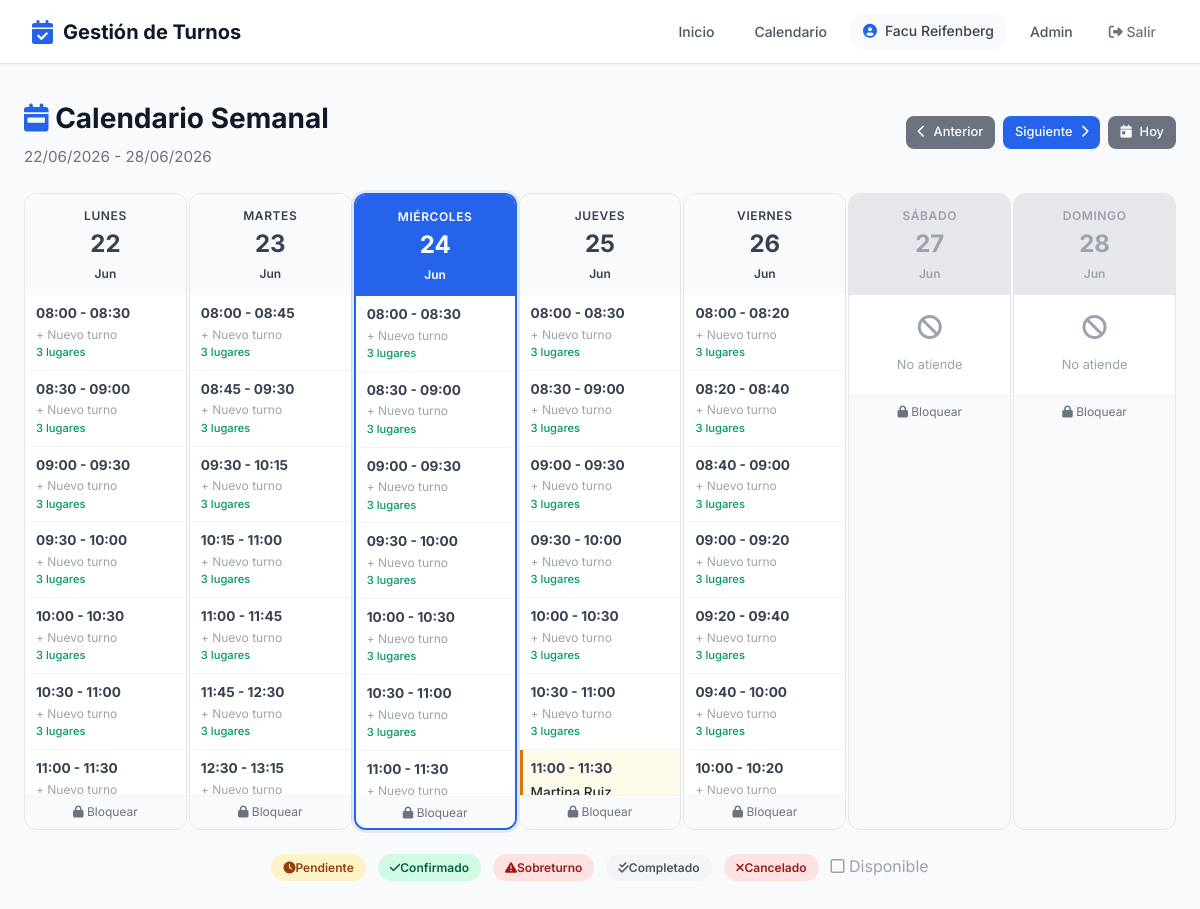
Before: /profesional/calendario/ (signed in) with the older database file.
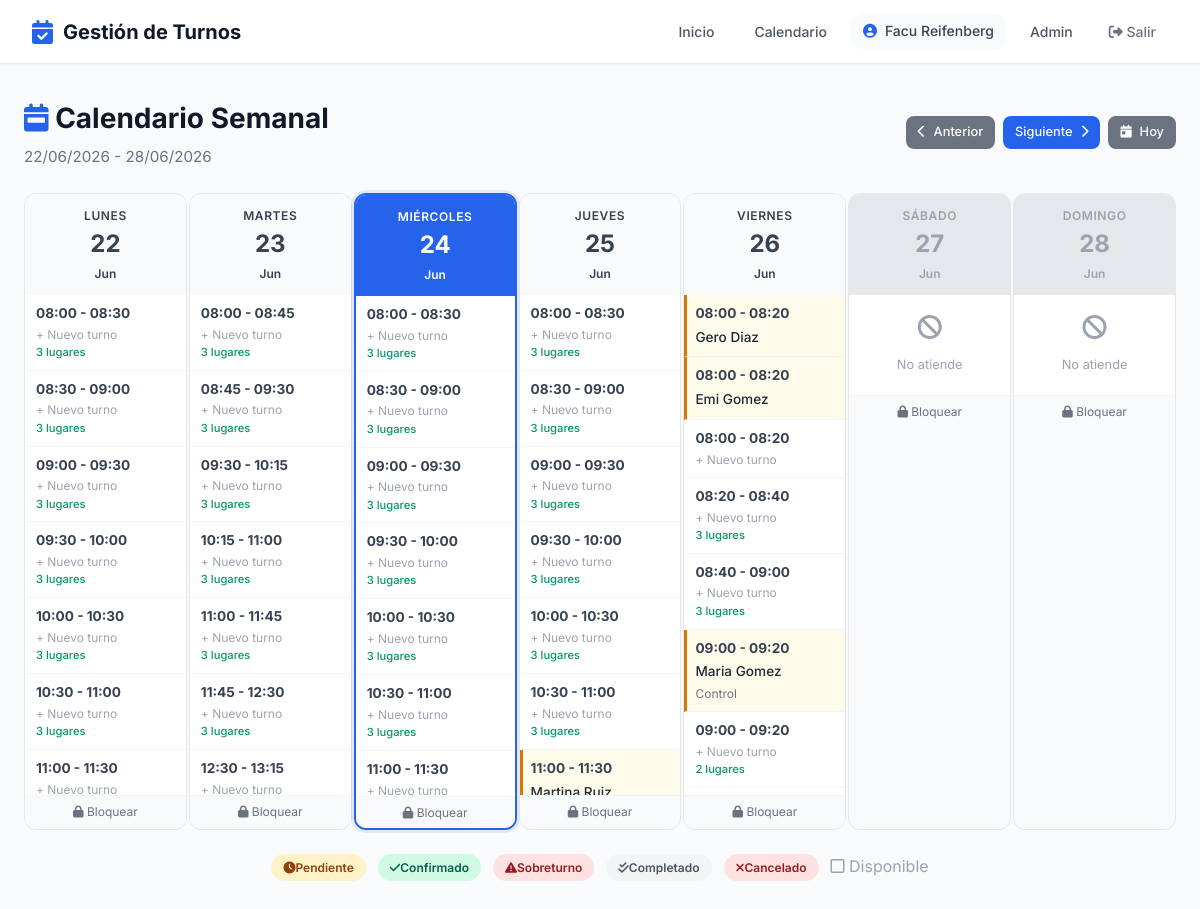
After: the same page with the newer database file.
### agendas/models.py (models this page shows, shortened)
class HorarioAtencion(ModeloBase):
    DIAS = [
        (0, 'Lunes'),
        (1, 'Martes'),
        (2, 'Miércoles'),
        (3, 'Jueves'),
        (4, 'Viernes'),
        (5, 'Sábado'),
        (6, 'Domingo'),
    ]
    agenda = models.ForeignKey(
        Agenda,
        on_delete=models.CASCADE,
        related_name='horarios',
        verbose_name='Agenda'
    )
    dia = models.IntegerField(choices=DIAS, verbose_name='Día')
    hora_inicio = models.TimeField(verbose_name='Hora de Inicio')
    hora_fin = models.TimeField(verbose_name='Hora de Fin')
    duracion_turno = models.IntegerField(
        verbose_name='Duración del turno (minutos)'
    )
    class Meta:
        verbose_name = 'Horario de Atención'
        verbose_name_plural = 'Horarios de Atención'
        ordering = ['dia', 'hora_inicio']

### turnos_profesionales/models.py (models this page shows, shortened)
class TurnoProfesional(ModeloBase):
    ESTADOS = [
        ('pendiente', 'Pendiente'),
        ('confirmado', 'Confirmado'),
        ('cancelado', 'Cancelado'),
        ('no_asistio', 'No Asistió'),
        ('completado', 'Completado'),
        ('en_sala', 'En Sala de Espera'),
    ]
    profesional = models.ForeignKey(
        'profesionales.Profesional',
        on_delete=models.CASCADE,
        verbose_name='Profesional'
    )
    paciente = models.ForeignKey(
        'pacientes.Paciente',
        on_delete=models.CASCADE,
        verbose_name='Paciente'
    )
    fecha = models.DateField(verbose_name='Fecha')
    hora_inicio = models.TimeField(verbose_name='Hora de Inicio')
    hora_fin = models.TimeField(verbose_name='Hora de Fin')
    estado = models.CharField(
        max_length=20,
        choices=ESTADOS,
        default='pendiente',
        verbose_name='Estado'
    )
    tipo_consulta = models.CharField(
        max_length=100,
        blank=True,
        verbose_name='Tipo de Consulta'
    )
    notas_internas = models.TextField(
        blank=True,
        verbose_name='Notas Internas'
    )
    obra_social = models.ForeignKey(
        'obras_sociales.ObraSocial',
        on_delete=models.SET_NULL,
        null=True,
        blank=True,
        verbose_name='Obra Social'
    )
    requiere_autorizacion = models.BooleanField(
        default=False,
        verbose_name='Requiere Autorización'
    )
    enviar_recordatorio = models.BooleanField(
        default=True,
        verbose_name='Enviar Recordatorio'
    )
    establecimiento = models.ForeignKey(
    'establecimientos.Establecimiento',
    on_delete=models.SET_NULL,
    null=True,
    blank=True,
    verbose_name='Consultorio'
)
    es_sobreturno = models.BooleanField(
    default=False,
    verbose_name='Sobreturno'
)
    monto_total = models.DecimalField(max_digits=10, decimal_places=2, null=True, blank=True, verbose_name='Monto Total')
    monto_os = models.DecimalField(max_digits=10, decimal_places=2, null=True, blank=True, verbose_name='Cubre OS')
    monto_coseguro = models.DecimalField(
        max_digits=10,
        decimal_places=2,
        null=True,
        blank=True,
        verbose_name='Coseguro cobrado'
    )
    google_event_id = models.CharField(max_length=200, blank=True, null=True, verbose_name='ID Evento Google')
    class Meta:
        verbose_name = 'Turno Profesional'
        verbose_name_plural = 'Turnos Profesionales'
        ordering = ['fecha', 'hora_inicio']

### pacientes/models.py (models this page shows, shortened)
class Paciente(Persona):
    GENEROS = [
        ('M', 'Masculino'),
        ('F', 'Femenino'),
        ('X', 'No binario'),
    ]
    usuario = models.OneToOneField(
        'usuarios.Usuario',
        on_delete=models.SET_NULL,
        null=True,
        blank=True,
        verbose_name='Usuario'
    )
    genero = models.CharField(
        max_length=1,
        choices=GENEROS,
        blank=True,
        verbose_name='Género'
    )
    direccion = models.CharField(
        max_length=200,
        blank=True,
        verbose_name='Dirección'
    )
    obra_social = models.ForeignKey(
        'obras_sociales.ObraSocial',
        on_delete=models.SET_NULL,
        null=True,
        blank=True,
        verbose_name='Obra Social'
    )
    numero_afiliado = models.CharField(
        max_length=50,
        blank=True,
        verbose_name='Número de Afiliado'
    )
    plan_obra_social = models.ForeignKey(
        'obras_sociales.Plan',
        on_delete=models.SET_NULL,
        null=True,
        blank=True,
        verbose_name='Plan'
    )
    observaciones = models.TextField(
        blank=True,
        verbose_name='Observaciones'
    )
    sesiones_autorizadas = models.IntegerField(
    null=True,
    blank=True,
    verbose_name='Sesiones Autorizadas'
    )
    sesiones_restantes = models.IntegerField(
        null=True,
        blank=True,
        verbose_name='Sesiones Restantes'
    )
    fecha_vencimiento_sesiones = models.DateField(
        null=True,
        blank=True,
        verbose_name='Vencimiento de Sesiones'
    )
    contacto_emergencia_nombre = models.CharField(
        max_length=100,
        blank=True,
        verbose_name='Contacto Emergencia - Nombre'
    )
    contacto_emergencia_telefono = models.CharField(
        max_length=20,
        blank=True,
        verbose_name='Contacto Emergencia - Teléfono'
    )
    class Meta:
        verbose_name = 'Paciente'
        verbose_name_plural = 'Pacientes'
        ordering = ['apellido', 'nombre']

### turnos_profesionales/views.py (the view)
# urls.py: path('calendario/', views.calendario_semanal, name='calendario_semanal'),
@login_required
def calendario_semanal(request):
    if request.user.rol not in ['profesional', 'secretaria']:
        return redirect('home')
    if request.user.rol == 'secretaria':
        profesional_id = request.GET.get('profesional')
        if profesional_id:
            profesional = get_object_or_404(Profesional, id=profesional_id)
        else:
            profesional = Profesional.objects.filter(
                establecimientos=request.user.establecimiento, activo=True
            ).first()
            if not profesional:
                messages.error(request, 'No hay profesionales en el consultorio.')
                return redirect('panel_secretaria')
    else:
        profesional = get_object_or_404(Profesional, usuario=request.user)
    fecha_str = request.GET.get('fecha')
    if fecha_str:
        try:
            fecha_base = datetime.strptime(fecha_str, '%Y-%m-%d').date()
        except ValueError:
            fecha_base = date.today()
    else:
        fecha_base = date.today()
    hoy = date.today()
    lunes = fecha_base - timedelta(days=fecha_base.weekday())
    dias_semana = []
    nombres_dias = ['Lunes', 'Martes', 'Miércoles', 'Jueves', 'Viernes', 'Sábado', 'Domingo']
    for i in range(7):
        dia = lunes + timedelta(days=i)
        turnos_dia = TurnoProfesional.objects.filter(profesional=profesional, fecha=dia).order_by('hora_inicio')
        agenda = Agenda.objects.filter(profesional=profesional, activo=True, fecha_inicio__lte=dia).filter(
            Q(fecha_fin__isnull=True) | Q(fecha_fin__gte=dia)
        ).first()
        bloqueos_dia = []
        if agenda:
            bloqueos_dia = BloqueoAgenda.objects.filter(agenda=agenda, fecha=dia, activo=True)
        max_simultaneos = agenda.pacientes_simultaneos if agenda else 1
        horarios_dia = []
        if agenda:
            horarios = HorarioAtencion.objects.filter(agenda=agenda, dia=dia.weekday())
            for h in horarios:
                hora_actual = h.hora_inicio
                while hora_actual < h.hora_fin:
                    hora_fin_slot = (datetime.combine(dia, hora_actual) + timedelta(minutes=h.duracion_turno)).time()
                    if hora_fin_slot <= h.hora_fin:
                        turnos_en_horario = [t for t in turnos_dia if t.hora_inicio == hora_actual]
                        slot_bloqueado = False
                        for b in bloqueos_dia:
                            if b.hora_inicio is None and b.hora_fin is None:
                                slot_bloqueado = True
                            elif b.hora_inicio and b.hora_fin:
                                if hora_actual >= b.hora_inicio and hora_fin_slot <= b.hora_fin:
                                    slot_bloqueado = True
                        if not slot_bloqueado:
                            if turnos_en_horario:
                                for turno in turnos_en_horario:
                                    horarios_dia.append({
                                        'hora_inicio': hora_actual, 'hora_fin': hora_fin_slot,
                                        'turno': turno, 'disponible': False, 'lugares_restantes': 0
                                    })
                                lugares_ocupados = len([t for t in turnos_en_horario if not t.es_sobreturno])
                                if lugares_ocupados < max_simultaneos:
                                    horarios_dia.append({
                                        'hora_inicio': hora_actual, 'hora_fin': hora_fin_slot,
                                        'turno': None, 'disponible': True,
                                        'lugares_restantes': max_simultaneos - lugares_ocupados
                                    })
                            else:
                                horarios_dia.append({
                                    'hora_inicio': hora_actual, 'hora_fin': hora_fin_slot,
                                    'turno': None, 'disponible': True, 'lugares_restantes': max_simultaneos
                                })
                    hora_actual = hora_fin_slot
        dia_completo_bloqueado = any(b.hora_inicio is None and b.hora_fin is None for b in bloqueos_dia)
        dias_semana.append({
            'fecha': dia, 'nombre': nombres_dias[i], 'es_hoy': dia == hoy,
            'atiende': len(horarios_dia) > 0, 'bloqueado': dia_completo_bloqueado,
            'bloqueos': bloqueos_dia, 'horarios': horarios_dia,
            'total_turnos': turnos_dia.count(), 'max_simultaneos': max_simultaneos
        })
    semana_anterior = lunes - timedelta(days=7)
    semana_siguiente = lunes + timedelta(days=7)
    profesionales_consultorio = None
    if request.user.rol == 'secretaria':
        profesionales_consultorio = Profesional.objects.filter(
            establecimientos=request.user.establecimiento, activo=True
        )
    return render(request, 'turnos_profesionales/calendario.html', {
        'profesional': profesional, 'dias_semana': dias_semana,
        'lunes': lunes, 'domingo': lunes + timedelta(days=6),
        'semana_anterior': semana_anterior.strftime('%Y-%m-%d'),
        'semana_siguiente': semana_siguiente.strftime('%Y-%m-%d'),
        'hoy': hoy, 'profesionales_consultorio': profesionales_consultorio,
    })

### core_app/models.py (called while the page is built)
    @property
    def nombre_completo(self):
        return f"{self.nombre} {self.apellido}"

### turnos_profesionales/templates/turnos_profesionales/calendario.html (shortened to what the changed rows need)
{% extends 'core_app/base.html' %}
{% block content %}
<div class="flex-between mb-6">
    <div class="page-header mb-0">
        <h1><i class="fas fa-calendar-week text-primary"></i> Calendario Semanal</h1>
    </div>
</div>
<div class="calendar-grid">
    {% for dia in dias_semana %}
    <div class="calendar-day {% if dia.es_hoy %}today{% endif %}">
        <div class="calendar-day-header
            {% if dia.bloqueado %}blocked
            {% elif dia.es_hoy %}active
            {% elif dia.atiende %}works
            {% else %}inactive{% endif %}">
            <div style="font-size: 0.75rem; text-transform: uppercase; letter-spacing: 0.05em;">{{ dia.nombre }}</div>
            <div style="font-size: 1.5rem; font-weight: 700;">{{ dia.fecha|date:"d" }}</div>
            <div style="font-size: 0.75rem;">{{ dia.fecha|date:"M" }}</div>
        </div>
        <div class="calendar-slots">
            {% if dia.atiende %}
                {% for slot in dia.horarios %}
                <div class="calendar-slot
                    {% if slot.turno %}
                        {% if slot.turno.es_sobreturno %}sobreturno
                        {% elif slot.turno.estado == 'confirmado' %}confirmado
                        {% elif slot.turno.estado == 'pendiente' %}pendiente
                        {% elif slot.turno.estado == 'completado' %}completado
                        {% elif slot.turno.estado == 'cancelado' %}cancelado
                        {% endif %}
                    {% else %}empty
                    {% endif %}"
                    onclick="{% if slot.turno %}
                        mostrarModalTurno(
                            '{{ slot.turno.id }}',
                            '{{ slot.turno.paciente.nombre_completo|escapejs }}',
                            '{{ slot.turno.paciente.telefono|escapejs }}',
                            '{{ slot.turno.fecha|date:'d/m/Y' }}',
                            '{{ slot.hora_inicio|time:'H:i' }}',
                            '{{ slot.hora_fin|time:'H:i' }}',
                            '{{ slot.turno.tipo_consulta|default:'—'|escapejs }}',
                            '{{ slot.turno.get_estado_display }}',
                            '{{ slot.turno.estado }}',
                            '{% if slot.turno.paciente.sesiones_restantes %}{{ slot.turno.paciente.sesiones_restantes }}/{{ slot.turno.paciente.sesiones_autorizadas }}{% else %}—{% endif %}',
                            '{{ slot.turno.paciente.id }}',
                            '{{ slot.turno.es_sobreturno|yesno:'si,no' }}'
                        )
                    {% else %}
                        mostrarModalSlot(
                            '{{ dia.fecha|date:'Y-m-d' }}',
                            '{{ slot.hora_inicio|time:'H:i' }}',
                            '{{ slot.hora_fin|time:'H:i' }}'
                        )
                    {% endif %}">
                    <div class="calendar-slot-time">
                        {{ slot.hora_inicio|time:"H:i" }} - {{ slot.hora_fin|time:"H:i" }}
                    </div>
                    {% if slot.turno %}
                        <div class="calendar-slot-patient">{{ slot.turno.paciente.nombre_completo }}</div>
                        {% if slot.turno.tipo_consulta %}
                            <div class="calendar-slot-type">{{ slot.turno.tipo_consulta }}</div>
                        {% endif %}
                    {% else %}
                        <div class="calendar-slot-add">+ Nuevo turno</div>
                        {% if slot.lugares_restantes and slot.lugares_restantes > 1 %}
                            <div class="calendar-slot-availability">{{ slot.lugares_restantes }} lugares</div>
                        {% endif %}
                    {% endif %}
                </div>
                {% endfor %}
            {% else %}
                <div class="empty-state" style="padding: 20px;">
                    <i class="fas fa-ban" style="font-size: 1.5rem;"></i>
                    <p style="font-size: 0.8rem;">No atiende</p>
                </div>
            {% endif %}
        </div>
        <div class="calendar-footer">
            {% if dia.bloqueado %}
                {% for bloqueo in dia.bloqueos %}
                    <a href="{% url 'desbloquear_dia' bloqueo.id %}"
                       onclick="return confirm('¿Desbloquear este día?')">
                        <i class="fas fa-lock-open"></i> Desbloquear
                    </a>
                    <br><span style="color: var(--gray-400);">{{ bloqueo.motivo }}</span>
                {% endfor %}
            {% else %}
                <a href="#" onclick="mostrarFormBloqueo('{{ dia.fecha|date:'Y-m-d' }}')">
                    <i class="fas fa-lock"></i> Bloquear
                </a>
            {% endif %}
        </div>
    </div>
    {% endfor %}
</div>
{% endblock %}

Changed rows visible on the page:
added TurnoProfesional: hora_inicio "08:00", hora_fin "08:20", turno.paciente.nombre_completo "Gero Diaz", shown under "VIERNES"
added TurnoProfesional: hora_inicio "08:00", hora_fin "08:20", turno.paciente.nombre_completo "Emi Gomez", shown under "VIERNES"
added TurnoProfesional: hora_inicio "09:00", hora_fin "09:20", turno.paciente.nombre_completo "Maria Gomez", turno.tipo_consulta "Control", shown under "VIERNES"
Other visible differences:
list line gone: "08:00"
new list line: "08:00"
list line gone: "- 08:20 + Nuevo turno 3 lugares 09:00 - 09:20 + Nuevo turno 3 lugares 09:20 - 09:40 + Nuevo turno 3 lugares 09:40 - 10:00 + Nuevo turno 3 lugares 10:00 - 10:20 + Nuevo turno"
new list line: "- 08:20 + Nuevo turno 09:00 - 09:20 + Nuevo turno 2 lugares"
